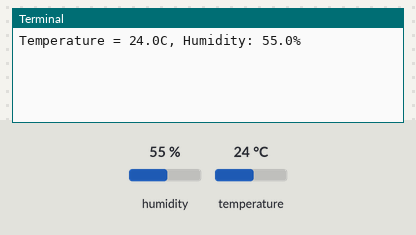
A program run on a simulated Raspberry Pi (BCM pin numbers). Shown: the last lines printed to the terminal. The test bench sets the inputs (shaded band); at power-on: humidity 55 %, temperature 24 °C.

Above: at 1.2 s.
1.3 s: humidity set to 22 %
At 2.9 s:
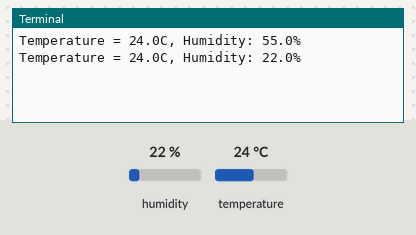
3.4 s: temperature set to 12 °C
At 4.8 s:
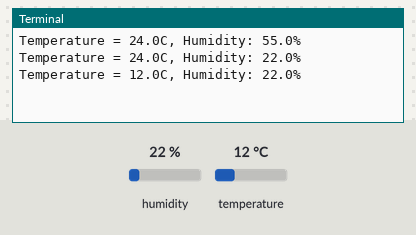
5.5 s: humidity set to 40 %
At 7.9 s:
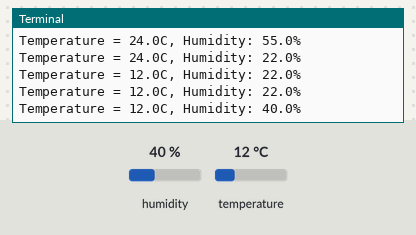
Timing chart, 0 to 9.4 s (numbered marks = the images above; inputs shaded):
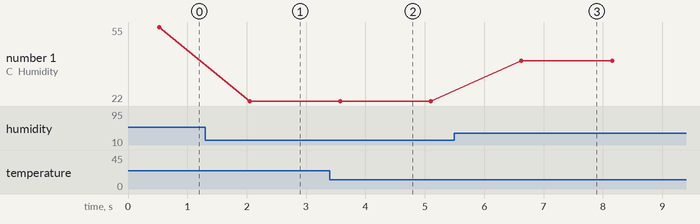

The program:

dht11.py
```python
import time
import Adafruit_DHT

sensor = Adafruit_DHT.DHT11
SENSOR_PIN = 18

try:
    while True:
        humidity, temperature = Adafruit_DHT.read_retry(sensor, SENSOR_PIN)
        if humidity is not None and temperature is not None:
            print(f"Temperature = {temperature:.1f}C, Humidity: {humidity:.1f}%")
        else:
            print('Read error')
        time.sleep(1)

finally:
    print("End of Program")
    GPIO.cleanup()
```

Measured:
- after the input at 1.3 s, the terminal: prints a new line after 0.75 s (image 1)
- after the input at 3.4 s, the terminal: prints a new line after 0.18 s (image 2)
- after the input at 5.5 s, the terminal: prints a new line after 1.1 s (image 3)
- plotted number 1: 55 → 22 after the input at 1.3 s, 22 → 40 after the input at 5.5 s
